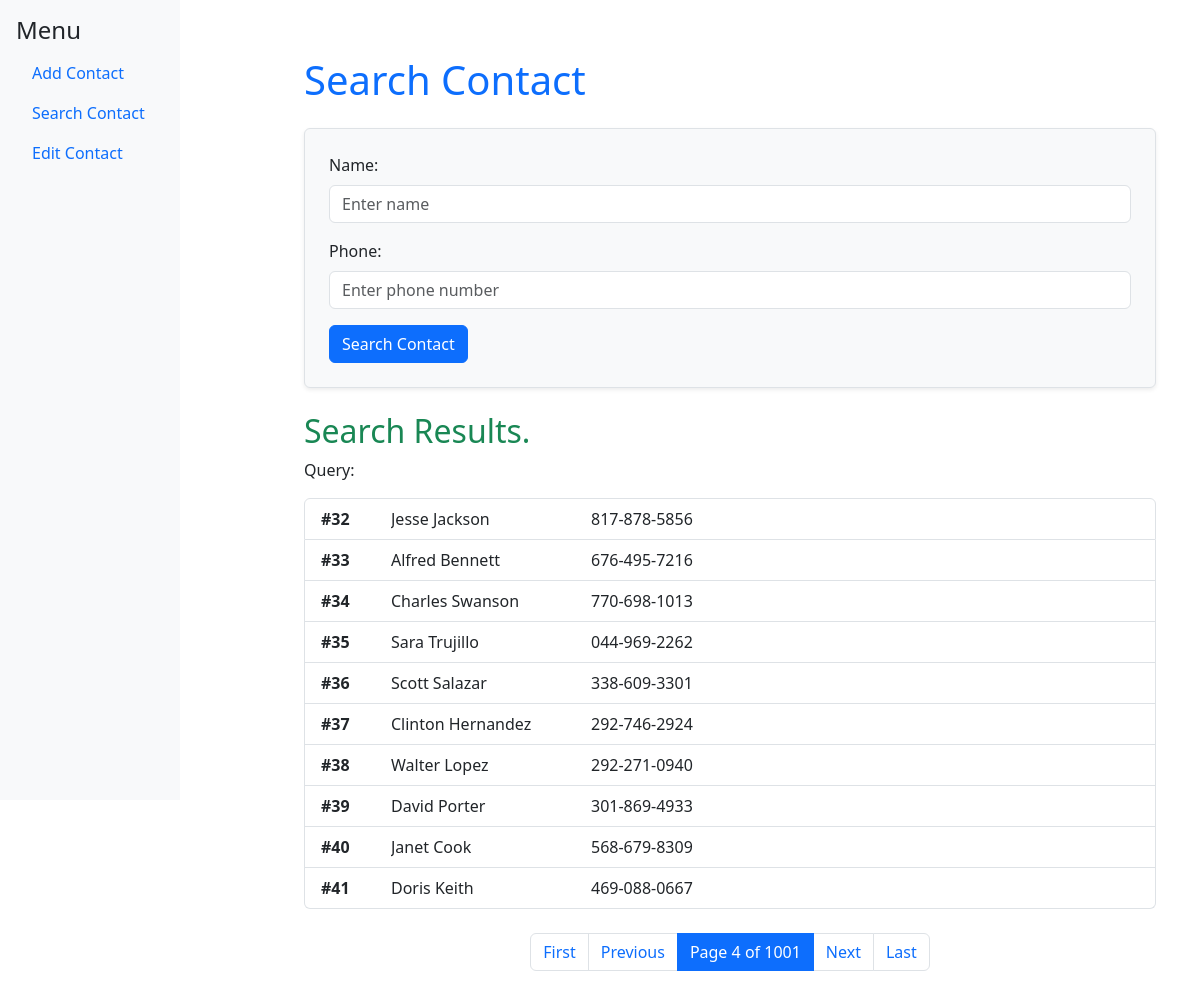
The page /search/?page=4&name=&phone= on the database its author committed.
### contacts/models.py (models this page shows, shortened)
class Contact(models.Model):
    id = models.AutoField(primary_key=True)
    name = models.CharField(max_length=100)
    phone = models.CharField(max_length=15)

### contacts/views.py (the view)
# urls.py: path("search/", search_contact, name="search_contact"),
def search_contact(request):
    page_number = request.GET.get("page", 1)
    name = request.GET.get("name", "").strip()
    phone = request.GET.get("phone", "").strip()
    if request.method == "POST":
        name = request.POST.get("name", "").strip()
        phone = request.POST.get("phone", "").strip()
        page_number = 1
    if name or phone:
        contacts = Contact.objects.filter(
            name__icontains=name, phone__icontains=phone
        ).order_by("id")  # Order by name to ensure consistency
    else:
        contacts = Contact.objects.all().order_by("id")  # Order the results
    paginator = Paginator(contacts, 10)
    page_obj = paginator.get_page(page_number)
    return render(
        request,
        "search_contact_css.html",
        {"contacts": page_obj,
         "name_query": name,
         "phone_query": phone},
    )

### contacts/templates/search_contact_css.html (shortened to what this page needs)
{% extends 'base.html' %} {% block title %}Search Contact{% endblock %}
{% block content %}
<div class="container mt-4">
  <h1 class="mb-4 text-primary">Search Contact</h1>
  <form method="POST" class="border p-4 bg-light rounded shadow-sm">
    <div class="mb-3">
      <label for="name" class="form-label">Name:</label>
      <input
        type="text"
        id="name"
        name="name"
        class="form-control"
        placeholder="Enter name"
        value="{{ name_query }}"
      />
    </div>
    <div class="mb-3">
      <label for="phone" class="form-label">Phone:</label>
      <input
        type="text"
        id="phone"
        name="phone"
        class="form-control"
        placeholder="Enter phone number"
        value="{{ phone_query }}"
      />
    </div>
    <button type="submit" class="btn btn-primary">Search Contact</button>
  </form>
  {% if contacts %}
  <div class="mt-4">
    <h2 class="text-success">Search Results.</h2>
    <p>Query: {{ name_query }} {{ phone_query }}</p>
    <ul class="list-group">
      {% for contact in contacts %}
      <li
        class="list-group-item d-flex justify-content-between align-items-center"
      >
        <div class="d-flex align-items-center">
          <strong style="width: 70px; text-align: left"
            >#{{ contact.id }}</strong
          >
          <span
            style="
              width: 200px;
              overflow: hidden;
              text-overflow: ellipsis;
              white-space: nowrap;
            "
            >{{ contact.name }}</span
          >
          <span
            style="
              width: 250px;
              overflow: hidden;
              text-overflow: ellipsis;
              white-space: nowrap;
            "
            >{{ contact.phone }}</span
          >
        </div>
      </li>
      {% endfor %}
    </ul>
    <nav aria-label="Page navigation" class="mt-4">
      <ul class="pagination justify-content-center">
        {% if contacts.has_previous %}
        <li class="page-item">
          <a
            class="page-link"
            href="?page=1&name={{ name_query }}&phone={{ phone_query }}"
            >First</a
          >
        </li>
        <li class="page-item">
          <a
            class="page-link"
            href="?page={{ contacts.previous_page_number }}&name={{ name_query }}&phone={{ phone_query }}"
            >Previous</a
          >
        </li>
        {% endif %}
        <li class="page-item active">
          <span class="page-link">
            Page {{ contacts.number }} of {{ contacts.paginator.num_pages }}
          </span>
        </li>
        {% if contacts.has_next %}
        <li class="page-item">
          <a
            class="page-link"
            href="?page={{ contacts.next_page_number }}&name={{ name_query }}&phone={{ phone_query }}"
            >Next</a
          >
        </li>
        <li class="page-item">
          <a
            class="page-link"
            href="?page={{ contacts.paginator.num_pages }}&name={{ name_query }}&phone={{ phone_query }}"
            >Last</a
          >
        </li>
        {% endif %}
      </ul>
    </nav>
  </div>
  {% elif request.method == "POST" %}
  <div class="alert alert-warning mt-4" role="alert">
    No contacts found. Please try again.
  </div>
  {% endif %}
</div>
{% endblock %}

### rows shown on the page
Contact: id "32", name "Jesse Jackson", phone "817-878-5856"
Contact: id "33", name "Alfred Bennett", phone "676-495-7216"
Contact: id "34", name "Charles Swanson", phone "770-698-1013"
Contact: id "35", name "Sara Trujillo", phone "044-969-2262"
Contact: id "36", name "Scott Salazar", phone "338-609-3301"
Contact: id "37", name "Clinton Hernandez", phone "292-746-2924"
Contact: id "38", name "Walter Lopez", phone "292-271-0940"
Contact: id "39", name "David Porter", phone "301-869-4933"
Contact: id "40", name "Janet Cook", phone "568-679-8309"
Contact: id "41", name "Doris Keith", phone "469-088-0667"

### other values the page prints
{{ contacts.number }} "4"
{{ contacts.paginator.num_pages }} "1001"
